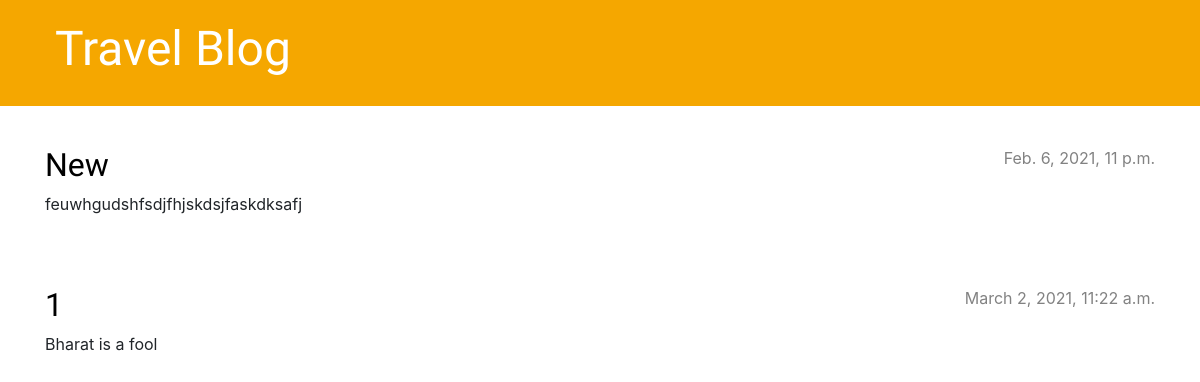
/, run on an earlier commit of the app's database.
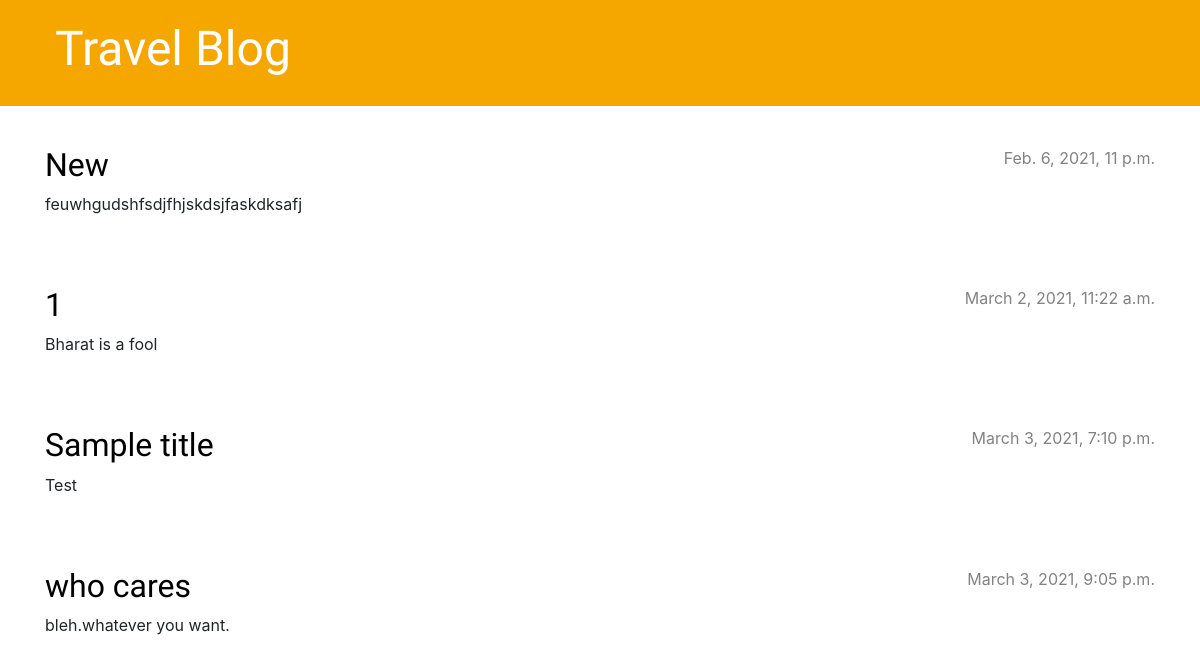
And on a later commit of the database.
### blog/models.py (models this page shows, shortened)
class Post(models.Model):
    author = models.ForeignKey(settings.AUTH_USER_MODEL, on_delete = models.CASCADE)
    title = models.CharField(max_length=200)
    text = models.TextField()
    created_date = models.DateTimeField(default = timezone.now)
    published_date = models.DateTimeField(blank=True, null=True)

### blog/views.py (the view)
# urls.py: path('', views.post_list, name= 'post_list'),
def post_list(request):
    posts = Post.objects.filter(published_date__lte=timezone.now()).order_by('published_date')
    return render(request, 'blog/post_list.html', {'posts':posts})

### blog/templates/blog/post_list.html
{% extends 'blog/base.html' %}
{% block content %}
{% for post in posts %}
      <article class="post">
        <time class="date">
             {{ post.published_date }}
        </time>
	<h2><a href="{% url 'post_detail' pk=post.pk %}">{{ post.title }}</a></h2>
        <p>{{ post.text|linebreaksbr }}</p>
      </article>
{% endfor %}
{% endblock %}

What changed in the data, as far as the page shows it:
added Post: published_date "March 3, 2021, 7:10 p.m.", title "Sample title", text "Test"
added Post: published_date "March 3, 2021, 9:05 p.m.", title "who cares", text "bleh.whatever you want."
